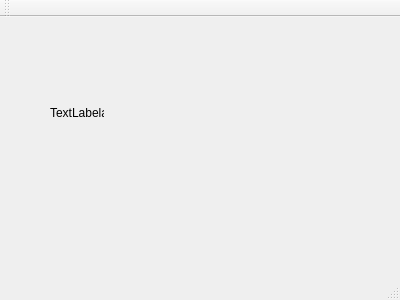
<?xml version="1.0" encoding="UTF-8"?>
<ui version="4.0">
 <class>MainWindow</class>
 <widget class="QMainWindow" name="MainWindow">
  <property name="geometry">
   <rect>
    <x>0</x>
    <y>0</y>
    <width>400</width>
    <height>300</height>
   </rect>
  </property>
  <property name="windowTitle">
   <string>MainWindow</string>
  </property>
  <widget class="QWidget" name="centralWidget">
   <widget class="QLabel" name="label">
    <property name="geometry">
     <rect>
      <x>50</x>
      <y>90</y>
      <width>54</width>
      <height>12</height>
     </rect>
    </property>
    <property name="text">
     <string>TextLabelaa</string>
    </property>
   </widget>
  </widget>
  <widget class="QMenuBar" name="menuBar">
   <property name="geometry">
    <rect>
     <x>0</x>
     <y>0</y>
     <width>400</width>
     <height>23</height>
    </rect>
   </property>
  </widget>
  <widget class="QToolBar" name="mainToolBar">
   <attribute name="toolBarArea">
    <enum>TopToolBarArea</enum>
   </attribute>
   <attribute name="toolBarBreak">
    <bool>false</bool>
   </attribute>
  </widget>
  <widget class="QStatusBar" name="statusBar"/>
 </widget>
 <layoutdefault spacing="6" margin="11"/>
 <resources/>
 <connections/>
</ui>
